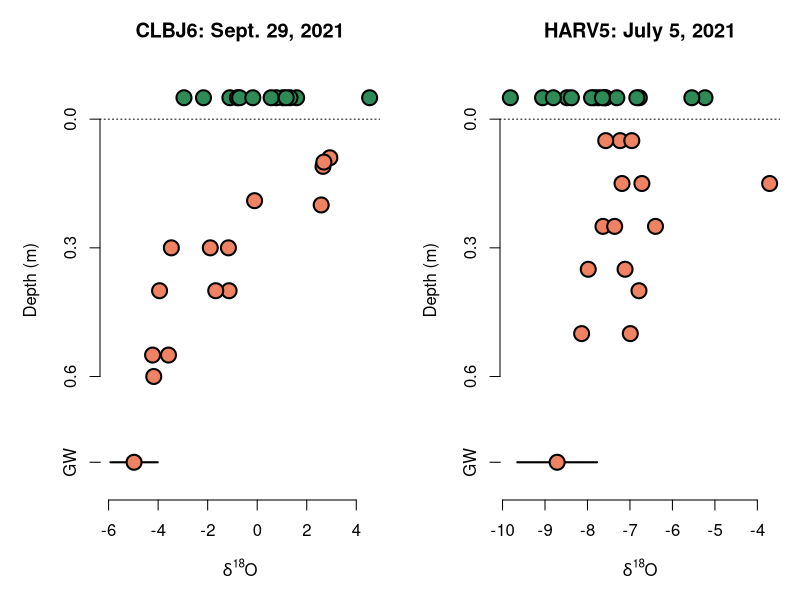

This chart was generated by the following R code:
# Read data
p = read.csv("out/plantsNoLow.csv")
s = read.csv("data/soils.csv")

# Groundwater
gw = read.csv("out/gw.csv")

# CLBJ6, Sept 29 2021
p.CLBJ6 = p[p$Bout == "CLBJ6",]
s.CLBJ6 = s[s$Bout == "CLBJ6",]
gw.CLBJ = gw[gw$Site == "CLBJ_tower",]

# HARV5, July 5, 2021
p.HARV5 = p[p$Bout == "HARV5",]
s.HARV5 = s[s$Bout == "HARV5",]
gw.HARV = gw[gw$Site == "HARV_tower",]

# Plot
png("out/depthPlot.png", width = 9, height = 5, units = "in", res = 600)
layout(matrix(c(1, 2), ncol = 2))

## CLBJ6
par(mar = c(5, 5, 3, 1))
plot(s.CLBJ6$d18O, s.CLBJ6$Depth_meters, ylim = c(0.85, -0.1), axes = FALSE,
     xlim = range(c(s.CLBJ6$d18O, p.CLBJ6$d18O.oc, 
                    gw.CLBJ$d18O.m - gw.CLBJ$d18O.sd)),
     xlab = expression(delta^{18}*"O"), ylab = "Depth (m)", pch = 21,
     cex = 2, lwd = 2, bg = "salmon2", main = "CLBJ6: Sept. 29, 2021")
arrows(gw.CLBJ$d18O.m - gw.CLBJ$d18O.sd, 0.8,
       gw.CLBJ$d18O.m + gw.CLBJ$d18O.sd, 0.8, lwd = 2, length = 0)
points(gw.CLBJ$d18O.m, 0.8, pch = 21, cex = 2, lwd = 2, bg = "salmon2")
axis(1)
axis(2, c(0, 0.3, 0.6))
axis(2, 0.8, "GW")
lines(par("usr")[1:2], c(0, 0), lty = 3)
points(p.CLBJ6$d18O.oc, rep(-0.05, nrow(p.CLBJ6)), pch = 21, cex = 2,
       lwd = 2, bg = "seagreen")

## HARV5
plot(s.HARV5$d18O, s.HARV5$Depth_meters, ylim = c(0.85, -0.1), axes = FALSE,
     xlim = range(c(s.HARV5$d18O, p.HARV5$d18O.oc, 
                    gw.HARV$d18O.m - gw.HARV$d18O.sd)),
     xlab = expression(delta^{18}*"O"), ylab = "Depth (m)", pch = 21,
     cex = 2, lwd = 2, bg = "salmon2", main = "HARV5: July 5, 2021")
arrows(gw.HARV$d18O.m - gw.HARV$d18O.sd, 0.8,
       gw.HARV$d18O.m + gw.HARV$d18O.sd, 0.8, lwd = 2, length = 0)
points(gw.HARV$d18O.m, 0.8, pch = 21, cex = 2, lwd = 2, bg = "salmon2")
axis(1)
axis(2, c(0, 0.3, 0.6))
axis(2, 0.8, "GW")
lines(par("usr")[1:2], c(0, 0), lty = 3)
points(p.HARV5$d18O.oc, rep(-0.05, nrow(p.HARV5)), pch = 21, cex = 2,
       lwd = 2, bg = "seagreen")

dev.off()
